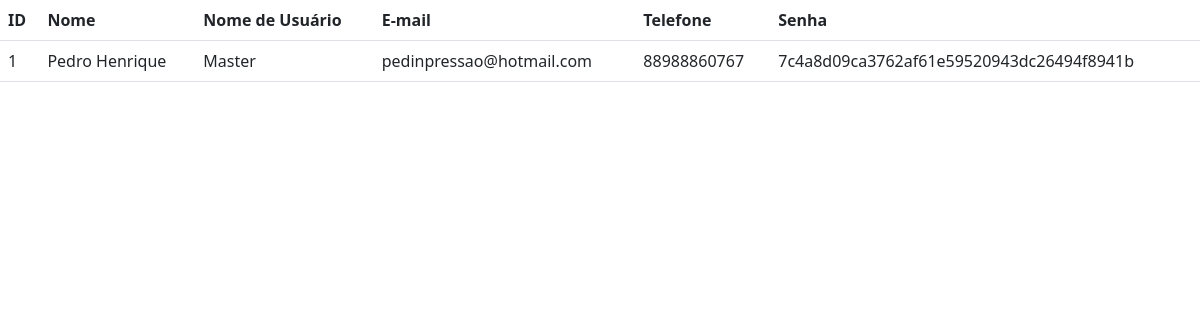
Page /usuario/listar (signed in) on the committed database.
### Usuarios.py (models this page shows)
class Usuario(db.Model):
    id = db.Column(db.Integer, primary_key=True)
    nome = db.Column(db.String(200), unique=False, nullable=False)
    username = db.Column(db.String(80), unique=True, nullable=False)
    email = db.Column(db.String(120), unique=True, nullable=True)
    telefone = db.Column(db.String(20),unique=False,nullable=True)
    senha = db.Column(db.String(80), unique=False, nullable=False)
    locacoes = db.relationship('Locacao',backref='usuario',lazy=True)

### app.py (the view)
@app.route('/usuario/listar')
def listar_usuarios():
    if session.get('autenticado',False)==False:
        return (redirect(url_for('login')))
    usuarios = Usuario.query.order_by(Usuario.nome).all()
    return(render_template('usuarios.html',usuarios=usuarios))

### templates/usuarios.html
{% extends "base.html" %}
{% block conteudo %}
<table class="table">
    <tr>
        <th>ID</th>
        <th>Nome</th>
        <th>Nome de Usuário</th>
        <th>E-mail</th>
        <th>Telefone</th>
        <th>Senha</th>
    </tr>
    {% for usuario in usuarios %}
        <tr>
            <td>{{usuario.id}}</td>
            <td>{{usuario.nome}}</td>
            <td>{{usuario.username}}</td>
            <td>{{usuario.email}}</td>
            <td>{{usuario.telefone}}</td>
            <td>{{usuario.senha}}</td>
        </tr>
    {% endfor %}
</table>
{% endblock %}

### rows in the picture
Usuario: id "1", nome "Pedro Henrique", username "Master", email "pedinpressao@hotmail.com", telefone "88988860767", senha "7c4a8d09ca3762af61e59520943dc26494f8941b"
